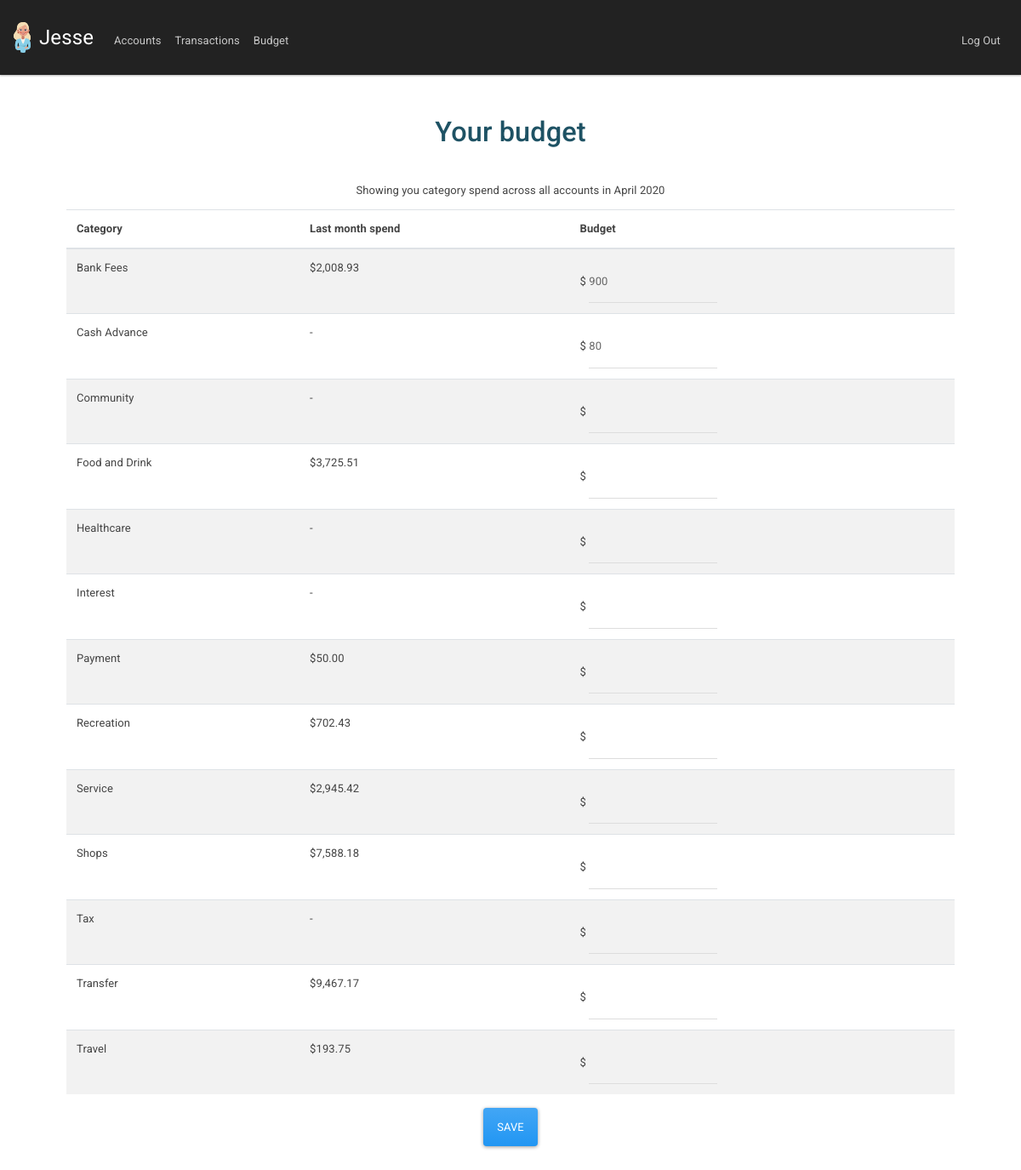
The page /budget (signed in) on the database its author committed.
### tables this page shows
CREATE TABLE "budget" (
	"user_id"	INTEGER NOT NULL,
	"category"	TEXT NOT NULL,
	"amount"	NUMERIC,
	PRIMARY KEY("user_id","category")
);

### app.py (the view, shortened to what this page needs)
@app.route("/budget", methods=["GET", "POST"])
@login_required
def budget():
    if request.method == "GET":
        prev_month_firstday = datetime.date.today().replace( day=1 ) - relativedelta(months=1)
        prev_month_lastday = datetime.date.today().replace( day=1 ) - relativedelta(days=1)
        budgets = get_db().execute("""
            SELECT budget.category,
                   budget_summary.month_total * -1 as month_total,
                   budget.amount as budget_amount
            FROM budget
            LEFT OUTER JOIN (
                SELECT category, sum(amount) as month_total
                FROM transactions
                JOIN accounts on accounts.account_id = transactions.account_id
                WHERE
                    accounts.user_id = :user_id AND
                    transactions.date >= :prev_month_firstday  AND
                    transactions.date <= :prev_month_lastday
                GROUP BY transactions.category ) as budget_summary
            ON budget_summary.category = budget.category
            WHERE budget.user_id = :user_id
            ORDER BY budget.category
        """,
        user_id = session["user_id"],
        prev_month_firstday=prev_month_firstday.isoformat(),
        prev_month_lastday=prev_month_lastday.isoformat())
        active_accounts = get_db().execute( """
            SELECT account_id
            FROM accounts
            WHERE user_id = :user_id
        """, user_id=session["user_id"])
        return render_template("budget.html",
                                active_accounts=active_accounts,
                                prev_month_firstday=prev_month_firstday,
                                budgets=budgets)

### app.py (called while the page is built)
@app.after_request
def after_request(response):
    response.headers["Cache-Control"] = "no-cache, no-store, must-revalidate"
    response.headers["Expires"] = 0
    response.headers["Pragma"] = "no-cache"
    return response

def get_db():
    global DB
    if not DB:
        DB = SQL("sqlite:///finance_mgmt.db")
    return DB

### helpers.py (called while the page is built)
def login_required(f):
    @wraps(f)
    def decorated_function(*args, **kwargs):
        if session.get("user_id") is None:
            return redirect("/login")
        return f(*args, **kwargs)
    return decorated_function

def usd(value):
    return f"${value:,.2f}"

### templates/budget.html (shortened to what this page needs)
{% extends "layout.html" %}
{% block main %}
{% if active_accounts %}
<div class="container">
    <div class="grid-element element-a"><h1> Your budget</h1></div>
  </div>
<p>Showing you category spend across all accounts in {{ prev_month_firstday.strftime('%B %Y') }}</p>
<form action="/budget" method="post">
    <table class="table table-striped">
        <thead>
            <tr>
                <th>Category</th>
                <th>Last month spend</th>
                <th>Budget</th>
            </tr>
        </thead>
        <tbody>
            {% for budget in budgets %}
            <tr>
                <td>{{ budget.category }}</td>
                {% if budget.month_total is not none %}
                <td>{{ budget.month_total | usd }}</td>
                {% else %}
                <td>-</td>
                {% endif %}
                <td>$ </div><input name="{{ budget.category }}" value="{{ budget.budget_amount if budget.budget_amount != none else ""}}" text="number" autocomplete="off" class="form-control"></td>
            </tr>
            {% endfor %}
        </tbody>
    </table>
    <button class="btn btn-primary" type="submit">Save</button>
</form>
{% endif %}
{% endblock %}

### templates/layout.html (shortened to what this page needs)
<!DOCTYPE html>
<html lang="en">
    <head>
        <link href="https://stackpath.bootstrapcdn.com/bootswatch/4.4.1/materia/bootstrap.min.css" rel="stylesheet">
        <link href="/static/styles.css" rel="stylesheet">
        <link rel="stylesheet" href="https://use.fontawesome.com/releases/v5.7.0/css/all.css">
    </head>
    <body>
        <nav class="navbar sticky-top navbar-expand-lg navbar-dark bg-dark">
            <img src="static/neutral.svg" width="20px" style="margin-right: 10px;">
            <a class="navbar-brand" href="#">Jesse</a>
            <div class="collapse navbar-collapse" id="navbar">
                {% if session.user_id %}
                    <ul class="navbar-nav mr-auto mt-2">
                        <li class="nav-item"><a class="nav-link" href="/">Accounts</a></li>
                        <li class="nav-item"><a class="nav-link" href="/transactions">Transactions</a></li>
                        <li class="nav-item"><a class="nav-link" href="/budget">Budget</a></li>
                    </ul>
                    <ul class="navbar-nav ml-auto mt-2">
                        <li class="nav-item"><a class="nav-link" href="/logout">Log Out</a></li>
                    </ul>
                {% else %}
                    <ul class="navbar-nav ml-auto mt-2">
                        <li class="nav-item"><a class="nav-link" href="/register">Get Started</a></li>
                        <li class="nav-item"><a class="nav-link" href="/login">Log In</a></li>
                    </ul>
                {% endif %}
            </div>
        </nav>
        <main id="maincontainer" class="container p-5">
            {% block main %}{% endblock %}
        </main>
    </body>
</html>

### static/styles.css (style rules this page uses)
main .form-control { display: inline-block; width: auto; }
main { overflow-x: auto; text-align: center; }
main table { text-align: left; }
.grid-element { font-size: 1em; padding-bottom: 3%; color: #1E5264; }
.element-a { grid-column-start: 3; grid-column-end: 4; grid-row-start: 1; grid-row-end: 2; }

### rows shown on the page
budget: category "Bank Fees", month_total "$2,008.93", budget_amount "900"
budget: category "Cash Advance", budget_amount "80"
budget: category "Community"
budget: category "Food and Drink", month_total "$3,725.51"
budget: category "Healthcare"
budget: category "Interest"
budget: category "Payment", month_total "$50.00"
budget: category "Recreation", month_total "$702.43"
budget: category "Service", month_total "$2,945.42"
budget: category "Shops", month_total "$7,588.18"
budget: category "Tax"
budget: category "Transfer", month_total "$9,467.17"
budget: category "Travel", month_total "$193.75"

### other values the page prints
{{ prev_month_firstday.strftime('%B %Y') }} "April 2020"
